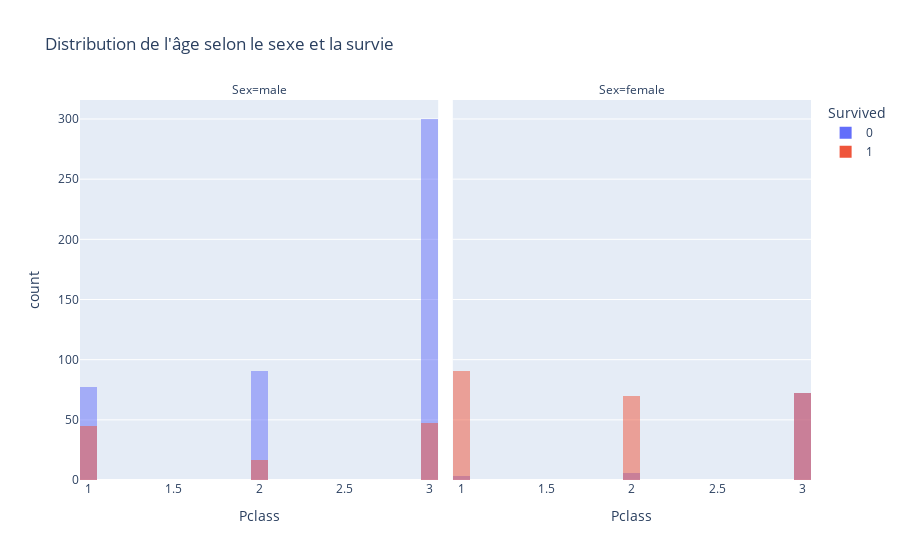

This figure's notebook cell:
### Markdown cell above
Visualisation des données

### Code cell
fig = px.histogram(
    train,
    x="Pclass",
    color="Survived", 
    barmode="overlay",  
    facet_col="Sex",
    nbins=30,
    title="Distribution de l'âge selon le sexe et la survie"
)
fig.show()

### Figure 1 — Plotly figure (JSON) as saved in the notebook; plotly's stock layout.template omitted (floating-point values rounded to 4 significant figures; data arrays with more than 128 entries replaced by an {"elided": "..."} marker saying what was removed)
{"data": [{"bingroup": "x", "hovertemplate": "Survived=0<br>Sex=male<br>Pclass=%{x}<br>count=%{y}<extra></extra>", "legendgroup": "0", "marker": {"color": "#636efa", "opacity": 0.5, "pattern": {"shape": ""}}, "name": "0", "nbinsx": 30, "orientation": "v", "showlegend": true, "type": "histogram", "x": {"elided": "468 int values"}, "xaxis": "x", "yaxis": "y"}, {"bingroup": "x", "hovertemplate": "Survived=0<br>Sex=female<br>Pclass=%{x}<br>count=%{y}<extra></extra>", "legendgroup": "0", "marker": {"color": "#636efa", "opacity": 0.5, "pattern": {"shape": ""}}, "name": "0", "nbinsx": 30, "orientation": "v", "showlegend": false, "type": "histogram", "x": [3, 3, 3, 3, 3, 2, 3, 3, 3, 3, 3, 3, 3, 3, 3, 3, 3, 1, 3, 2, 3, 3, 3, 3, 3, 3, 3, 3, 3, 3, 1, 2, 2, 3, 3, 3, 3, 3, 3, 3, 3, 3, 3, 3, 3, 1, 3, 3, 3, 3, 3, 3, 3, 3, 3, 3, 3, 3, 3, 3, 3, 3, 3, 3, 3, 3, 3, 3, 3, 2, 3, 3, 3, 3, 3, 3, 2, 3, 3, 3, 3], "xaxis": "x2", "yaxis": "y2"}, {"bingroup": "x", "hovertemplate": "Survived=1<br>Sex=male<br>Pclass=%{x}<br>count=%{y}<extra></extra>", "legendgroup": "1", "marker": {"color": "#EF553B", "opacity": 0.5, "pattern": {"shape": ""}}, "name": "1", "nbinsx": 30, "orientation": "v", "showlegend": true, "type": "histogram", "x": [2, 2, 1, 3, 1, 3, 3, 2, 3, 1, 3, 3, 3, 3, 3, 2, 1, 2, 3, 3, 1, 3, 1, 2, 1, 3, 3, 3, 3, 3, 2, 1, 3, 1, 3, 2, 3, 1, 1, 3, 3, 2, 3, 3, 1, 3, 1, 1, 1, 1, 3, 1, 1, 3, 1, 3, 3, 1, 2, 2, 2, 1, 3, 3, 2, 1, 3, 1, 1, 1, 1, 1, 3, 1, 1, 3, 1, 1, 1, 3, 2, 1, 1, 1, 3, 1, 1, 3, 1, 1, 1, 1, 3, 3, 2, 3, 3, 1, 3, 3, 3, 2, 3, 2, 3, 1, 1, 3, 1], "xaxis": "x", "yaxis": "y"}, {"bingroup": "x", "hovertemplate": "Survived=1<br>Sex=female<br>Pclass=%{x}<br>count=%{y}<extra></extra>", "legendgroup": "1", "marker": {"color": "#EF553B", "opacity": 0.5, "pattern": {"shape": ""}}, "name": "1", "nbinsx": 30, "orientation": "v", "showlegend": false, "type": "histogram", "x": {"elided": "233 int values"}, "xaxis": "x2", "yaxis": "y2"}], "layout": {"annotations": [{"font": {}, "showarrow": false, "text": "Sex=male", "x": 0.245, "xanchor": "center", "xref": "paper", "y": 1, "yanchor": "bottom", "yref": "paper"}, {"font": {}, "showarrow": false, "text": "Sex=female", "x": 0.755, "xanchor": "center", "xref": "paper", "y": 1, "yanchor": "bottom", "yref": "paper"}], "barmode": "overlay", "legend": {"title": {"text": "Survived"}, "tracegroupgap": 0}, "title": {"text": "Distribution de l'âge selon le sexe et la survie"}, "xaxis": {"anchor": "y", "domain": [0, 0.49], "title": {"text": "Pclass"}}, "xaxis2": {"anchor": "y2", "domain": [0.51, 1], "matches": "x", "title": {"text": "Pclass"}}, "yaxis": {"anchor": "x", "domain": [0, 1], "title": {"text": "count"}}, "yaxis2": {"anchor": "x2", "domain": [0, 1], "matches": "y", "showticklabels": false}}}
